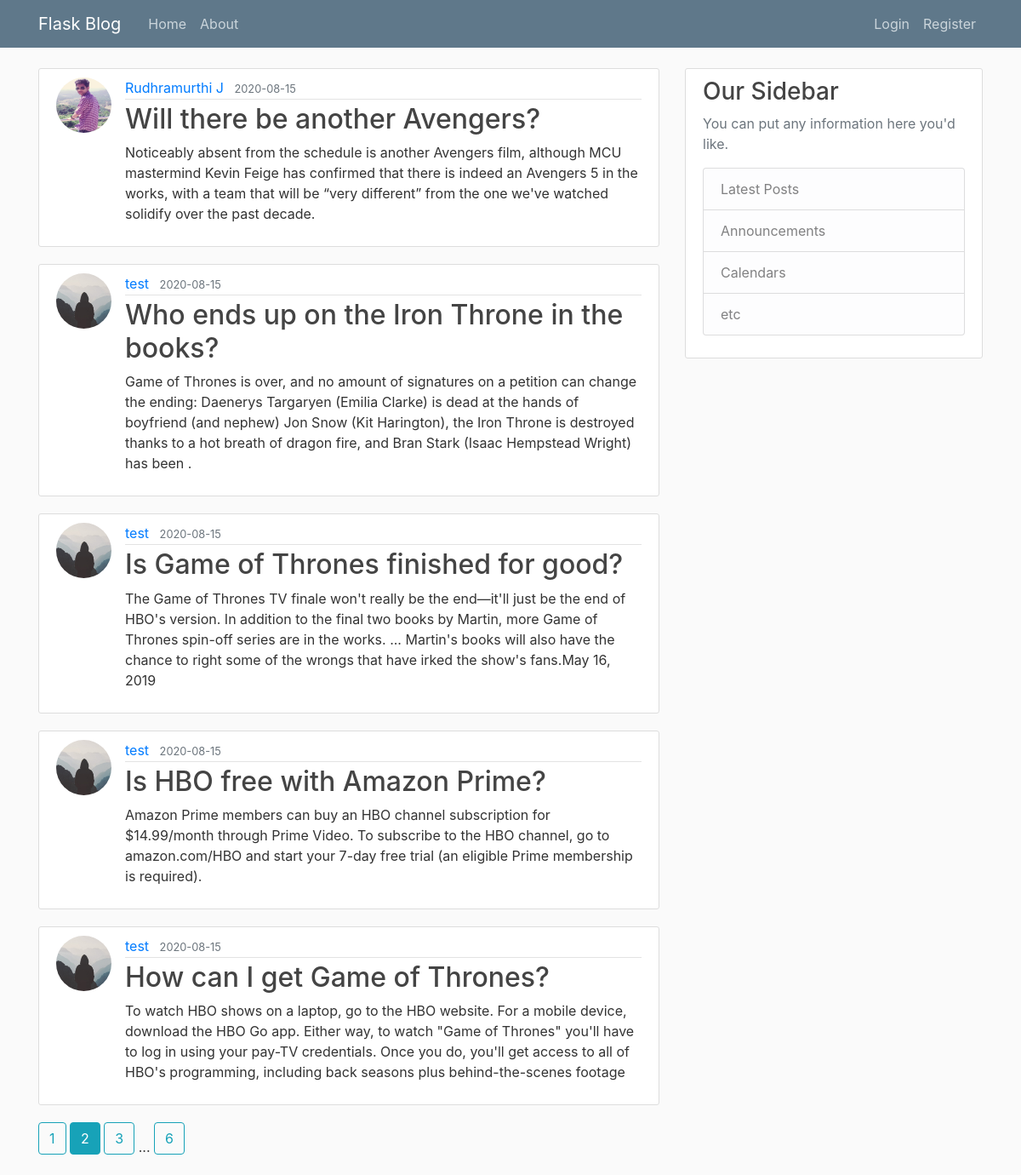
The page /home?page=2 on the database its author committed.
### flaskblog/models.py (models this page shows, shortened)
class Post(db.Model):
    id = db.Column(db.Integer, primary_key=True)
    title = db.Column(db.String(100), nullable=False)
    date_posted = db.Column(db.DateTime, nullable=False, default=datetime.utcnow)
    content = db.Column(db.Text, nullable=False)
    user_id = db.Column(db.Integer, db.ForeignKey('user.id'), nullable=False)

class User(db.Model, UserMixin):
    id = db.Column(db.Integer, primary_key=True)
    username = db.Column(db.String(20), unique=True, nullable=False)
    email = db.Column(db.String(120), unique=True, nullable=False)
    image_file = db.Column(db.String(20), nullable=False, default='default.jpg')
    password = db.Column(db.String(60), nullable=False)
    posts = db.relationship('Post', backref='author', lazy=True)

### flaskblog/routes.py (the view)
@app.route('/')
@app.route('/home')
def home():
    page = request.args.get('page', 1, type=int)
    posts = Post.query.order_by(Post.date_posted.desc()).paginate(page=page, per_page=5)
    return render_template("home.html", posts=posts)

### flaskblog/Templates/home.html
{% extends "layout.html" %}
{% block content %}
    {% for post in posts.items %}
        <article class="media content-section">
          <img class="rounded-circle article-img" src="{{url_for('static', filename='profile_pics/' + post.author.image_file)}}">
          <div class="media-body">
            <div class="article-metadata">
              <a class="mr-2" href="{{url_for('user_posts', username=post.author.username)}}">{{ post.author.username }}</a>
              <small class="text-muted">{{ post.date_posted.strftime('%Y-%m-%d') }}</small>
            </div>
            <h2><a class="article-title" href="{{url_for('post', post_id=post.id)}}">{{ post.title }}</a></h2>
            <p class="article-content">{{ post.content }}</p>
          </div>
        </article>
    {% endfor %}
    {% for page_num in posts.iter_pages(left_edge=1, right_edge=1, left_current=1, right_current=2) %}
        {% if page_num %}
            {% if posts.page == page_num %}
                <a class="btn btn-info mb-4" href="{{url_for('home', page=page_num)}}">{{page_num}}</a>
            {% else %}
                <a class="btn btn-outline-info mb-4" href="{{url_for('home', page=page_num)}}">{{page_num}}</a>
            {% endif %}
        {% else %}
            ...
        {% endif %}
    {% endfor %}
{% endblock content %}

### flaskblog/static/main.css (style rules this page uses)
body { background: #fafafa; color: #333333; margin-top: 5rem; }
h1, h2, h3, h4, h5, h6 { color: #444444; }
.content-section { background: #ffffff; padding: 10px 20px; border: 1px solid #dddddd; border-radius: 3px; margin-bottom: 20px; }
.article-title { color: #444444; }
.article-content { white-space: pre-line; }
.article-img { height: 65px; width: 65px; margin-right: 16px; }
.article-metadata { padding-bottom: 1px; margin-bottom: 4px; border-bottom: 1px solid #e3e3e3 }

### rows shown on the page
Post: image_file (picture), author.username "Rudhramurthi J", date_posted "2020-08-15", title "Will there be another Avengers?", content "Noticeably absent from the schedule is another Avengers film, although MCU mastermind Kevin Feige has confirmed that there is indeed an Avengers 5 in the works, with a team that will be “very different” from the one we've watched solidify over the past decade."
Post: image_file (placeholder picture), author.username "test", date_posted "2020-08-15", title "Who ends up on the Iron Throne in the books?", content "Game of Thrones is over, and no amount of signatures on a petition can change the ending: Daenerys Targaryen (Emilia Clarke) is dead at the hands of boyfriend (and nephew) Jon Snow (Kit Harington), the Iron Throne is destroyed thanks to a hot breath of dragon fire, and Bran Stark (Isaac Hempstead Wright) has been ."
Post: image_file (placeholder picture), author.username "test", date_posted "2020-08-15", title "Is Game of Thrones finished for good?", content "The Game of Thrones TV finale won't really be the end—it'll just be the end of HBO's version. In addition to the final two books by Martin, more Game of Thrones spin-off series are in the works. ... Martin's books will also have the chance to right some of the wrongs that have irked the show's fans.May 16, 2019"
Post: image_file (placeholder picture), author.username "test", date_posted "2020-08-15", title "Is HBO free with Amazon Prime?", content "Amazon Prime members can buy an HBO channel subscription for $14.99/month through Prime Video. To subscribe to the HBO channel, go to amazon.com/HBO and start your 7-day free trial (an eligible Prime membership is required)."
Post: image_file (placeholder picture), author.username "test", date_posted "2020-08-15", title "How can I get Game of Thrones?", content "To watch HBO shows on a laptop, go to the HBO website. For a mobile device, download the HBO Go app. Either way, to watch \"Game of Thrones\" you'll have to log in using your pay-TV credentials. Once you do, you'll get access to all of HBO's programming, including back seasons plus behind-the-scenes footage"

### other values the page prints
{{ page_num }} "1" "3" "6"
{{ page_num }} "2"
